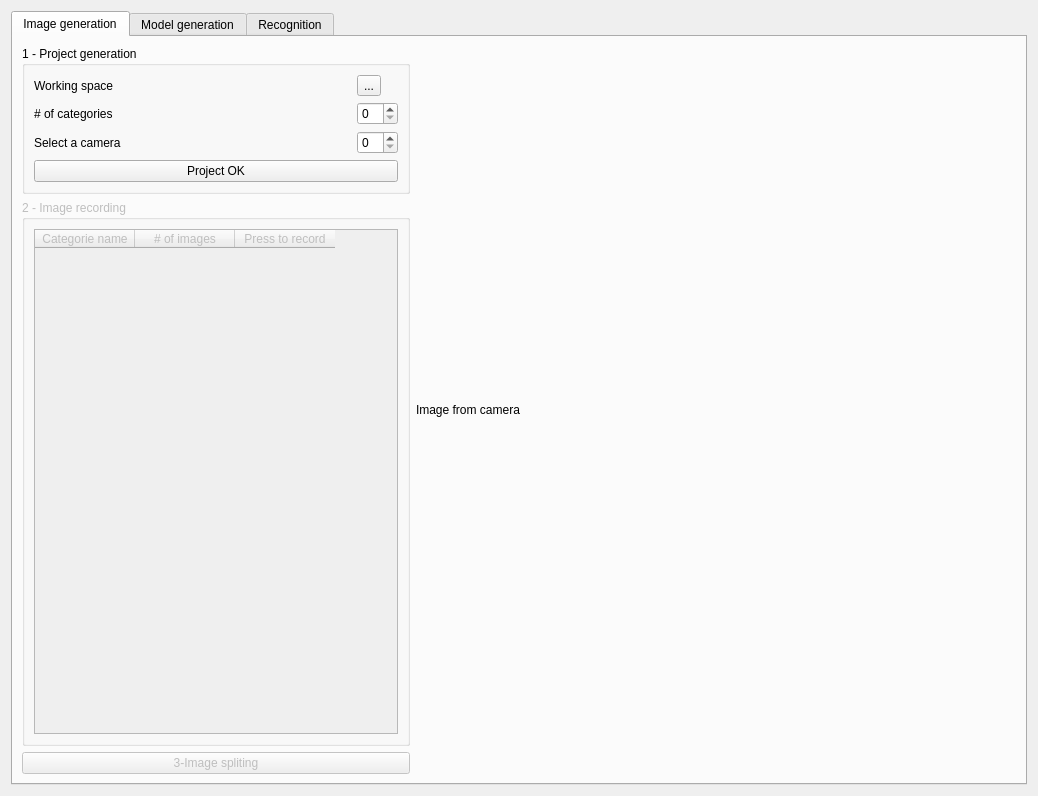
<?xml version="1.0" encoding="UTF-8"?>
<ui version="4.0">
 <class>Form</class>
 <widget class="QWidget" name="Form">
  <property name="geometry">
   <rect>
    <x>0</x>
    <y>0</y>
    <width>1038</width>
    <height>796</height>
   </rect>
  </property>
  <property name="windowTitle">
   <string>AI with Jetson Nano</string>
  </property>
  <layout class="QHBoxLayout" name="horizontalLayout">
   <item>
    <widget class="QTabWidget" name="tabWidget">
     <property name="currentIndex">
      <number>0</number>
     </property>
     <widget class="QWidget" name="tab_image">
      <attribute name="title">
       <string>Image generation</string>
      </attribute>
      <layout class="QHBoxLayout" name="horizontalLayout_2">
       <item>
        <layout class="QVBoxLayout" name="verticalLayout">
         <item>
          <widget class="QGroupBox" name="gb_project">
           <property name="title">
            <string>1 - Project generation</string>
           </property>
           <layout class="QHBoxLayout" name="horizontalLayout_3">
            <item>
             <layout class="QGridLayout" name="gridLayout">
              <item row="0" column="0">
               <widget class="QLabel" name="lbl_working_space">
                <property name="text">
                 <string>Working space</string>
                </property>
               </widget>
              </item>
              <item row="1" column="0">
               <widget class="QLabel" name="lbl_nb_categories">
                <property name="text">
                 <string># of categories</string>
                </property>
               </widget>
              </item>
              <item row="2" column="0">
               <widget class="QLabel" name="label_3">
                <property name="text">
                 <string>Select a camera</string>
                </property>
               </widget>
              </item>
              <item row="0" column="1">
               <widget class="QToolButton" name="btn_working_space">
                <property name="text">
                 <string>...</string>
                </property>
               </widget>
              </item>
              <item row="3" column="0" colspan="2">
               <widget class="QPushButton" name="btn_project_ok">
                <property name="text">
                 <string>Project OK</string>
                </property>
               </widget>
              </item>
              <item row="2" column="1">
               <widget class="QSpinBox" name="sb_camera_id">
                <property name="maximum">
                 <number>2</number>
                </property>
               </widget>
              </item>
              <item row="1" column="1">
               <widget class="QSpinBox" name="sb_nb_categories"/>
              </item>
             </layout>
            </item>
           </layout>
          </widget>
         </item>
         <item>
          <widget class="QGroupBox" name="gb_recording">
           <property name="enabled">
            <bool>false</bool>
           </property>
           <property name="title">
            <string>2 - Image recording</string>
           </property>
           <layout class="QHBoxLayout" name="horizontalLayout_4">
            <item>
             <widget class="QTableWidget" name="table_recording">
              <column>
               <property name="text">
                <string>Categorie name</string>
               </property>
              </column>
              <column>
               <property name="text">
                <string># of images</string>
               </property>
              </column>
              <column>
               <property name="text">
                <string>Press to record</string>
               </property>
              </column>
             </widget>
            </item>
           </layout>
          </widget>
         </item>
         <item>
          <widget class="QPushButton" name="btn_spli_image">
           <property name="enabled">
            <bool>false</bool>
           </property>
           <property name="text">
            <string>3-Image spliting</string>
           </property>
          </widget>
         </item>
        </layout>
       </item>
       <item>
        <widget class="QLabel" name="lbl_image">
         <property name="minimumSize">
          <size>
           <width>600</width>
           <height>0</height>
          </size>
         </property>
         <property name="text">
          <string>Image from camera</string>
         </property>
        </widget>
       </item>
      </layout>
     </widget>
     <widget class="QWidget" name="tab_model">
      <attribute name="title">
       <string>Model generation</string>
      </attribute>
     </widget>
     <widget class="QWidget" name="tab_recognition">
      <attribute name="title">
       <string>Recognition</string>
      </attribute>
     </widget>
    </widget>
   </item>
  </layout>
 </widget>
 <resources/>
 <connections/>
</ui>
